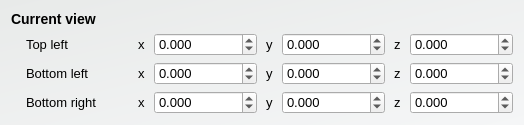
<?xml version="1.0" encoding="UTF-8"?>
<ui version="4.0">
 <class>RocketCaveAdvancedEditViewWidget</class>
 <widget class="QWidget" name="RocketCaveAdvancedEditViewWidget">
  <property name="geometry">
   <rect>
    <x>0</x>
    <y>0</y>
    <width>524</width>
    <height>121</height>
   </rect>
  </property>
  <property name="windowTitle">
   <string>Edit Rocket Cave View</string>
  </property>
  <property name="styleSheet">
   <string notr="true">QWidget#RocketCaveAdvancedEditViewWidget {
	background-color: qlineargradient(spread:pad, x1:0, y1:0, x2:1, y2:1, stop:0 rgba(232, 234, 233, 255), stop:1 rgba(245, 246, 247, 255));
}

QWidget {
	font-family: &quot;Arial&quot;;
	font-size: 13px;
}

QLabel#currentView{
	font-size: 14px;
	font-weight: bold;
}
</string>
  </property>
  <layout class="QVBoxLayout" name="verticalLayout">
   <item>
    <widget class="QLabel" name="currentView">
     <property name="sizePolicy">
      <sizepolicy hsizetype="Fixed" vsizetype="Fixed">
       <horstretch>0</horstretch>
       <verstretch>0</verstretch>
      </sizepolicy>
     </property>
     <property name="text">
      <string>Current view</string>
     </property>
    </widget>
   </item>
   <item>
    <layout class="QVBoxLayout" name="verticalLayout_2">
     <property name="leftMargin">
      <number>15</number>
     </property>
     <property name="topMargin">
      <number>0</number>
     </property>
     <item>
      <layout class="QHBoxLayout" name="horizontalLayout">
       <property name="spacing">
        <number>9</number>
       </property>
       <item>
        <widget class="QLabel" name="label">
         <property name="text">
          <string>Top left</string>
         </property>
        </widget>
       </item>
       <item>
        <widget class="QLabel" name="label_2">
         <property name="sizePolicy">
          <sizepolicy hsizetype="Fixed" vsizetype="Preferred">
           <horstretch>0</horstretch>
           <verstretch>0</verstretch>
          </sizepolicy>
         </property>
         <property name="text">
          <string>x</string>
         </property>
        </widget>
       </item>
       <item>
        <widget class="QDoubleSpinBox" name="topLeftX">
         <property name="decimals">
          <number>3</number>
         </property>
         <property name="minimum">
          <double>-99.000000000000000</double>
         </property>
         <property name="singleStep">
          <double>0.100000000000000</double>
         </property>
        </widget>
       </item>
       <item>
        <widget class="QLabel" name="label_3">
         <property name="sizePolicy">
          <sizepolicy hsizetype="Fixed" vsizetype="Preferred">
           <horstretch>0</horstretch>
           <verstretch>0</verstretch>
          </sizepolicy>
         </property>
         <property name="text">
          <string>y</string>
         </property>
        </widget>
       </item>
       <item>
        <widget class="QDoubleSpinBox" name="topLeftY">
         <property name="decimals">
          <number>3</number>
         </property>
         <property name="minimum">
          <double>-99.000000000000000</double>
         </property>
         <property name="singleStep">
          <double>0.100000000000000</double>
         </property>
        </widget>
       </item>
       <item>
        <widget class="QLabel" name="label_4">
         <property name="sizePolicy">
          <sizepolicy hsizetype="Fixed" vsizetype="Preferred">
           <horstretch>0</horstretch>
           <verstretch>0</verstretch>
          </sizepolicy>
         </property>
         <property name="text">
          <string>z</string>
         </property>
        </widget>
       </item>
       <item>
        <widget class="QDoubleSpinBox" name="topLeftZ">
         <property name="decimals">
          <number>3</number>
         </property>
         <property name="minimum">
          <double>-99.000000000000000</double>
         </property>
         <property name="singleStep">
          <double>0.100000000000000</double>
         </property>
        </widget>
       </item>
      </layout>
     </item>
     <item>
      <layout class="QHBoxLayout" name="horizontalLayout_5">
       <property name="spacing">
        <number>9</number>
       </property>
       <item>
        <widget class="QLabel" name="label_17">
         <property name="text">
          <string>Bottom left</string>
         </property>
        </widget>
       </item>
       <item>
        <widget class="QLabel" name="label_18">
         <property name="sizePolicy">
          <sizepolicy hsizetype="Fixed" vsizetype="Preferred">
           <horstretch>0</horstretch>
           <verstretch>0</verstretch>
          </sizepolicy>
         </property>
         <property name="text">
          <string>x</string>
         </property>
        </widget>
       </item>
       <item>
        <widget class="QDoubleSpinBox" name="bottomLeftX">
         <property name="decimals">
          <number>3</number>
         </property>
         <property name="minimum">
          <double>-99.000000000000000</double>
         </property>
         <property name="singleStep">
          <double>0.100000000000000</double>
         </property>
        </widget>
       </item>
       <item>
        <widget class="QLabel" name="label_19">
         <property name="sizePolicy">
          <sizepolicy hsizetype="Fixed" vsizetype="Preferred">
           <horstretch>0</horstretch>
           <verstretch>0</verstretch>
          </sizepolicy>
         </property>
         <property name="text">
          <string>y</string>
         </property>
        </widget>
       </item>
       <item>
        <widget class="QDoubleSpinBox" name="bottomLeftY">
         <property name="decimals">
          <number>3</number>
         </property>
         <property name="minimum">
          <double>-99.000000000000000</double>
         </property>
         <property name="singleStep">
          <double>0.100000000000000</double>
         </property>
        </widget>
       </item>
       <item>
        <widget class="QLabel" name="label_20">
         <property name="sizePolicy">
          <sizepolicy hsizetype="Fixed" vsizetype="Preferred">
           <horstretch>0</horstretch>
           <verstretch>0</verstretch>
          </sizepolicy>
         </property>
         <property name="text">
          <string>z</string>
         </property>
        </widget>
       </item>
       <item>
        <widget class="QDoubleSpinBox" name="bottomLeftZ">
         <property name="decimals">
          <number>3</number>
         </property>
         <property name="minimum">
          <double>-99.000000000000000</double>
         </property>
         <property name="singleStep">
          <double>0.100000000000000</double>
         </property>
        </widget>
       </item>
      </layout>
     </item>
     <item>
      <layout class="QHBoxLayout" name="horizontalLayout_2">
       <property name="spacing">
        <number>9</number>
       </property>
       <item>
        <widget class="QLabel" name="label_5">
         <property name="text">
          <string>Bottom right</string>
         </property>
        </widget>
       </item>
       <item>
        <widget class="QLabel" name="label_6">
         <property name="sizePolicy">
          <sizepolicy hsizetype="Fixed" vsizetype="Preferred">
           <horstretch>0</horstretch>
           <verstretch>0</verstretch>
          </sizepolicy>
         </property>
         <property name="text">
          <string>x</string>
         </property>
        </widget>
       </item>
       <item>
        <widget class="QDoubleSpinBox" name="bottomRightX">
         <property name="decimals">
          <number>3</number>
         </property>
         <property name="minimum">
          <double>-99.000000000000000</double>
         </property>
         <property name="singleStep">
          <double>0.100000000000000</double>
         </property>
        </widget>
       </item>
       <item>
        <widget class="QLabel" name="label_7">
         <property name="sizePolicy">
          <sizepolicy hsizetype="Fixed" vsizetype="Preferred">
           <horstretch>0</horstretch>
           <verstretch>0</verstretch>
          </sizepolicy>
         </property>
         <property name="text">
          <string>y</string>
         </property>
        </widget>
       </item>
       <item>
        <widget class="QDoubleSpinBox" name="bottomRightY">
         <property name="decimals">
          <number>3</number>
         </property>
         <property name="minimum">
          <double>-99.000000000000000</double>
         </property>
         <property name="singleStep">
          <double>0.100000000000000</double>
         </property>
        </widget>
       </item>
       <item>
        <widget class="QLabel" name="label_8">
         <property name="sizePolicy">
          <sizepolicy hsizetype="Fixed" vsizetype="Preferred">
           <horstretch>0</horstretch>
           <verstretch>0</verstretch>
          </sizepolicy>
         </property>
         <property name="text">
          <string>z</string>
         </property>
        </widget>
       </item>
       <item>
        <widget class="QDoubleSpinBox" name="bottomRightZ">
         <property name="decimals">
          <number>3</number>
         </property>
         <property name="minimum">
          <double>-99.000000000000000</double>
         </property>
         <property name="singleStep">
          <double>0.100000000000000</double>
         </property>
        </widget>
       </item>
      </layout>
     </item>
    </layout>
   </item>
  </layout>
 </widget>
 <resources/>
 <connections/>
</ui>
